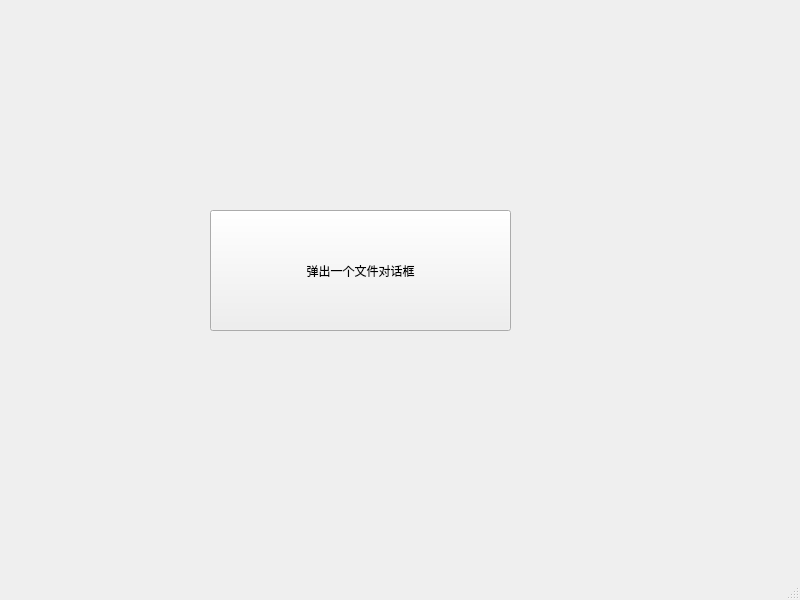
<?xml version="1.0" encoding="UTF-8"?>
<ui version="4.0">
 <class>MainWindow</class>
 <widget class="QMainWindow" name="MainWindow">
  <property name="geometry">
   <rect>
    <x>0</x>
    <y>0</y>
    <width>800</width>
    <height>600</height>
   </rect>
  </property>
  <property name="windowTitle">
   <string>MainWindow</string>
  </property>
  <widget class="QWidget" name="centralwidget">
   <widget class="QPushButton" name="fileDialogBtn">
    <property name="geometry">
     <rect>
      <x>210</x>
      <y>210</y>
      <width>301</width>
      <height>121</height>
     </rect>
    </property>
    <property name="text">
     <string>弹出一个文件对话框</string>
    </property>
   </widget>
  </widget>
  <widget class="QMenuBar" name="menubar">
   <property name="geometry">
    <rect>
     <x>0</x>
     <y>0</y>
     <width>800</width>
     <height>26</height>
    </rect>
   </property>
  </widget>
  <widget class="QStatusBar" name="statusbar"/>
 </widget>
 <resources/>
 <connections/>
</ui>
